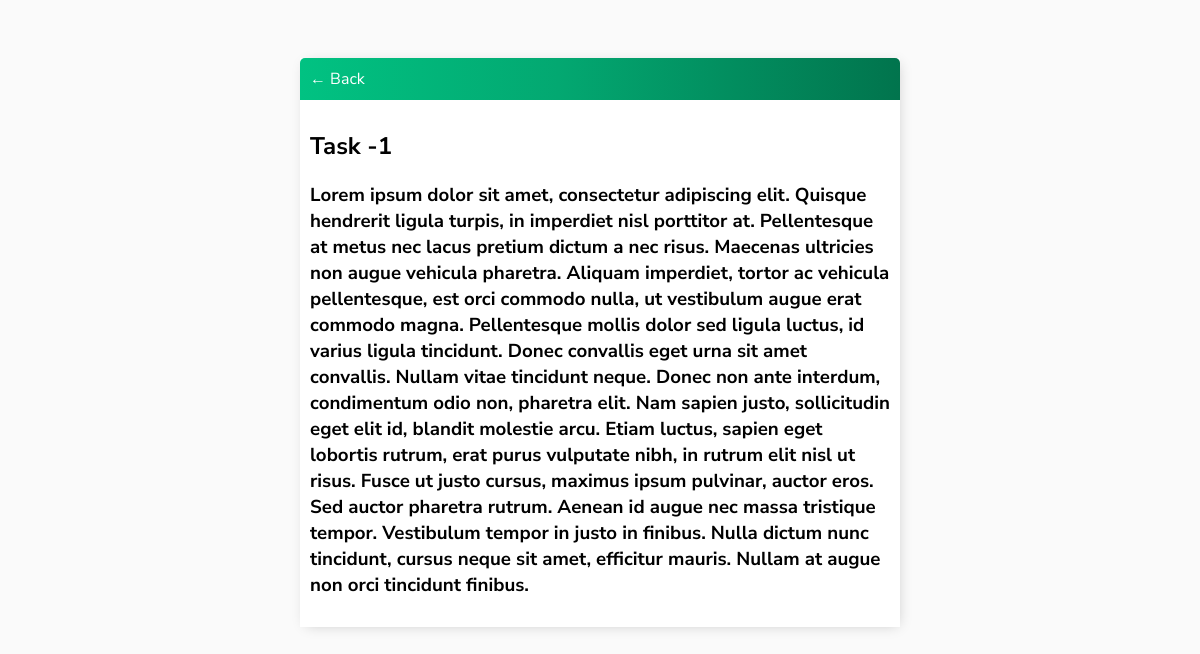
Screenshot of /task/11/ (signed in) with the database file from the repository.
### base/models.py (models this page shows, shortened)
class Task(models.Model):
    user = models.ForeignKey(User, on_delete=models.CASCADE, null=True, blank=True)
    title = models.CharField(max_length=200)
    description = models.TextField(null=True, blank=True)
    complete = models.BooleanField(default=False)
    create = models.DateTimeField(auto_now_add=True)
    class Meta:
        ordering  = ['complete']

### base/views.py (the view)
# urls.py: path('task/<int:pk>/',TaskDetail.as_view(), name='task'),
class TaskDetail(LoginRequiredMixin, DetailView):
    model = Task
    context_object_name = 'task'

### base/templates/base/task_detail.html
{% extends 'base/main.html' %}
{% block content %}
<div class="header-bar">
    <a href="{% url 'tasks' %}">&#8592; Back</a>
</div>
<div class="task-view">
    <h2>{{ task.title }}</h2>
    <h3>{{ task.description }}</h3>
</div>
{% endblock %}

### base/templates/base/main.html (shortened to what this page needs)
{% load static %}
<!DOCTYPE html>
<html lang="en">
<head>
    <link rel="stylesheet" type="text/css" href="{% static 'base/style.css' %}">
</head>
<body>
    <div class="container">
        {% block content %}
        {% endblock %}
    </div>
</body>
</html>

### base/static/base/style.css (style rules this page uses)
body { background-color: #fafafa; font-family: 'Nunito Sans', sans-serif; padding-top: 50px; }
.container { max-width: 600px; margin: auto; background-color: #fff; box-shadow: 2px 2px 13px -4px rgba(0, 0, 0, 0.21); }
.header-bar { display: flex; color: #fff; justify-content: space-between; padding: 10px; border-radius: 5px 5px 0 0; background: linear-gradient(90deg, rgb(1, 194, 130) 0%, rgb(3, 168, 113) 43%, rgb(1, 116, 77) 100%); }
.header-bar a { text-decoration: none; color: #fff; }
.task-view { padding: 10px; }

### rows the page displays
Task: title "Task -1", description "Lorem ipsum dolor sit amet, consectetur adipiscing elit. Quisque hendrerit ligula turpis, in imperdiet nisl porttitor at. Pellentesque at metus nec lacus pretium dictum a nec risus. Maecenas ultricies non augue vehicula pharetra. Aliquam imperdiet, tortor ac vehicula pellentesque, est orci commodo nulla, ut vestibulum augue erat commodo magna. Pellentesque mollis dolor sed ligula luctus, id varius ligula tincidunt. Donec convallis eget urna sit amet convallis. Nullam vitae tincidunt neque. Donec non ante interdum, condimentum odio non, pharetra elit. Nam sapien justo, sollicitudin eget elit id, blandit molestie arcu. Etiam luctus, sapien eget lobortis rutrum, erat purus vulputate nibh, in…"
